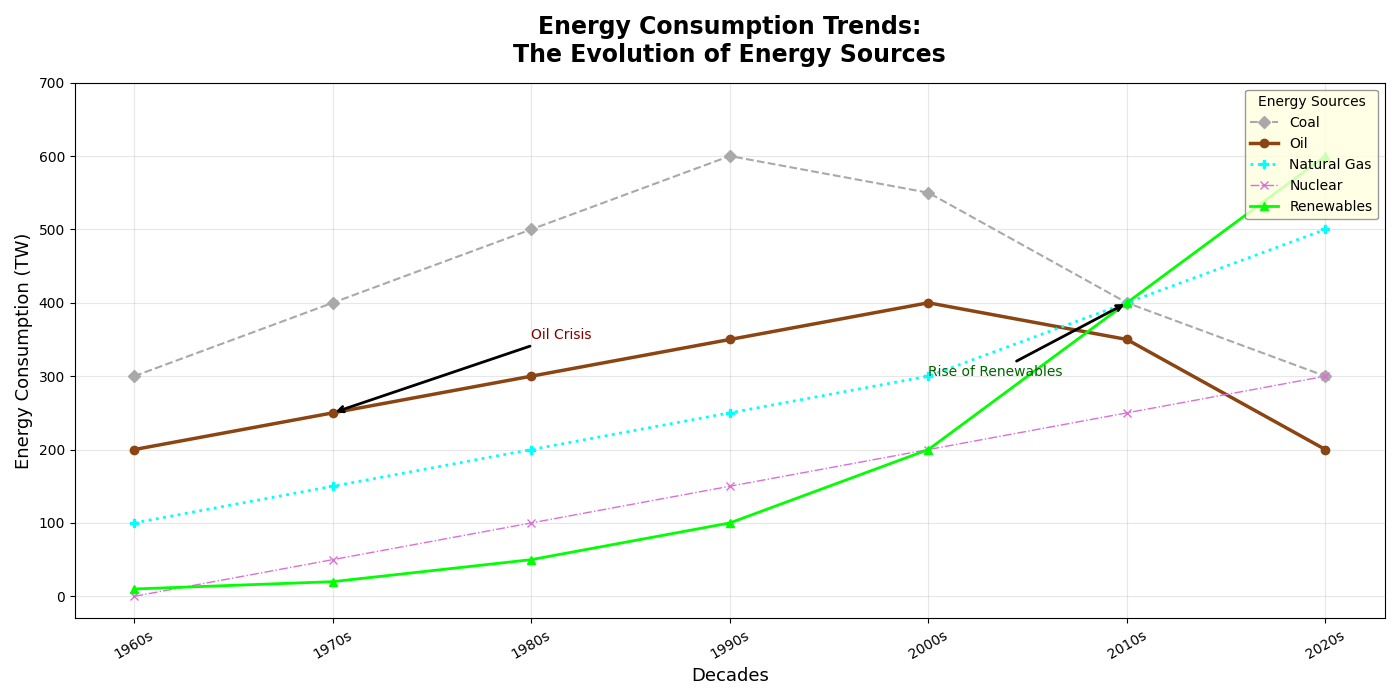

Source code (Python):
import numpy as np
import matplotlib.pyplot as plt

# Decades for the timeline
decades = ['1960s', '1970s', '1980s', '1990s', '2000s', '2010s', '2020s']

# Energy consumption in TW (terawatt-hours) for each source per decade
coal = [300, 400, 500, 600, 550, 400, 300]
oil = [200, 250, 300, 350, 400, 350, 200]
natural_gas = [100, 150, 200, 250, 300, 400, 500]
nuclear = [0, 50, 100, 150, 200, 250, 300]
renewables = [10, 20, 50, 100, 200, 400, 600]

fig, ax = plt.subplots(figsize=(14, 7))

# Plot each energy source with various styles
ax.plot(decades, coal, label='Coal', color='darkgrey', marker='D', linestyle='--', linewidth=1.5)
ax.plot(decades, oil, label='Oil', color='saddlebrown', marker='o', linestyle='-', linewidth=2.5)
ax.plot(decades, natural_gas, label='Natural Gas', color='cyan', marker='P', linestyle=':', linewidth=2)
ax.plot(decades, nuclear, label='Nuclear', color='orchid', marker='x', linestyle='-.', linewidth=1)
ax.plot(decades, renewables, label='Renewables', color='lime', marker='^', linestyle='-', linewidth=2)

# Annotate significant milestones
ax.annotate('Oil Crisis', xy=('1970s', 250), xytext=('1980s', 350),
            arrowprops=dict(facecolor='gray', arrowstyle='->', lw=2), fontsize=10, color='maroon')
ax.annotate('Rise of Renewables', xy=('2010s', 400), xytext=('2000s', 300),
            arrowprops=dict(facecolor='green', arrowstyle='->', lw=2), fontsize=10, color='darkgreen')

ax.set_title('Energy Consumption Trends:\nThe Evolution of Energy Sources', fontsize=17, fontweight='bold', pad=15)
ax.set_xlabel('Decades', fontsize=13)
ax.set_ylabel('Energy Consumption (TW)', fontsize=13)
ax.legend(loc='upper right', fontsize=10, title='Energy Sources', frameon=True, facecolor='lightyellow', edgecolor='grey')

# Add a grid for visual clarity
ax.grid(True, linestyle='-', alpha=0.3)

plt.xticks(rotation=30)
plt.yticks(np.arange(0, 701, 100))

plt.tight_layout()

plt.show()
